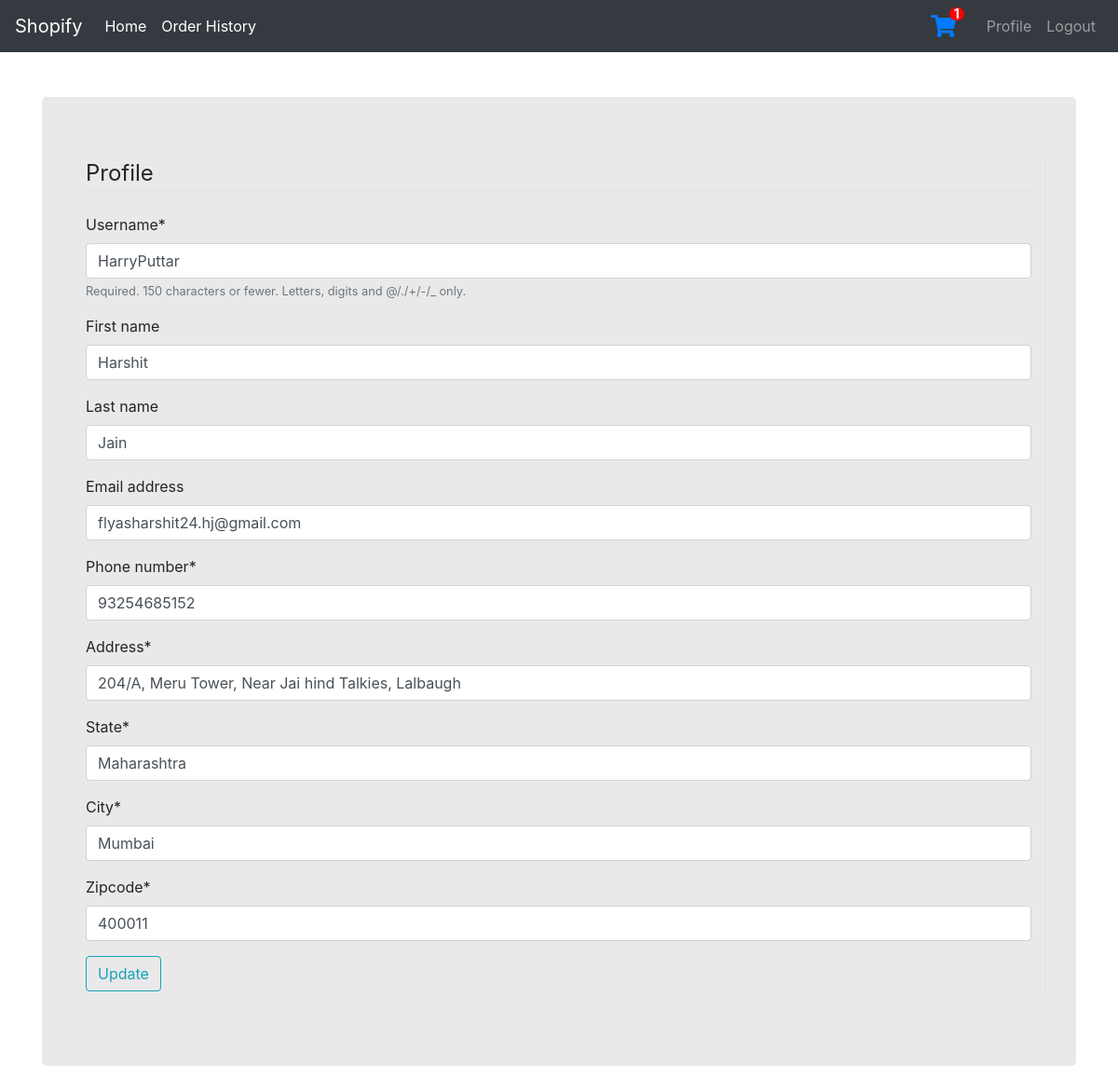
/user/profile (signed in), run on an earlier commit of the app's database.
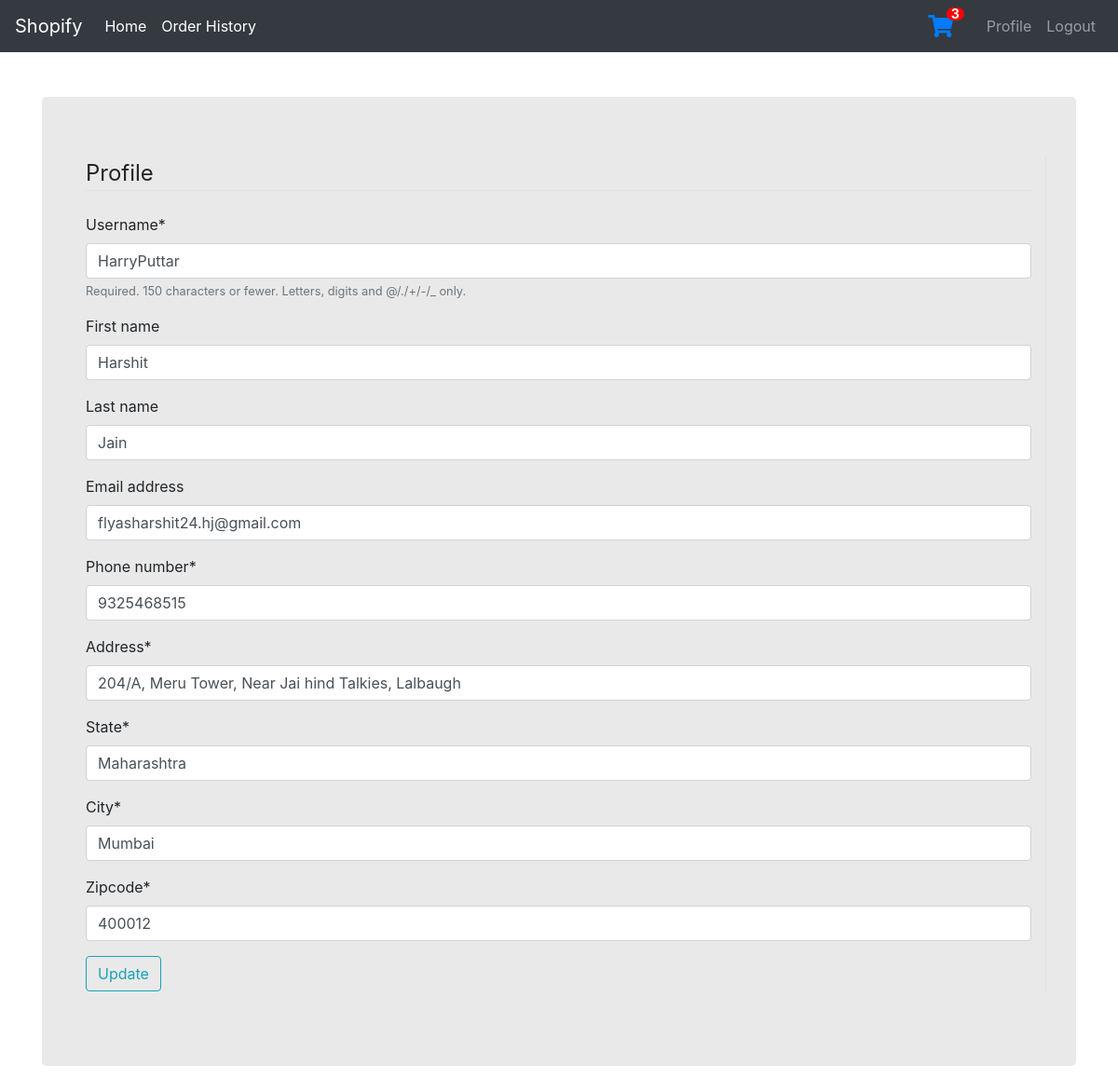
And on a later commit of the database.
### user/models.py (models this page shows, shortened)
class Profile(models.Model):
    user = models.OneToOneField(User, on_delete=models.CASCADE)
    phone_number = models.CharField(max_length=13)
    address = models.CharField(max_length=300)
    city = models.CharField(max_length=100)
    state = models.CharField(max_length=100)
    zipcode = models.CharField(max_length=10)

### user/views.py (the view, shortened to what this page needs)
# urls.py: path('profile', views.profile, name='user-profile'),
@login_required
def profile(request):
    nxt = request.GET.get("next", None)
    if nxt is None:
        if request.method == 'POST':
            u_form = UserUpdateForm(request.POST or None, instance=request.user)
            p_form = ProfileUpdateForm(request.POST or None, instance=request.user.profile)
            if u_form.is_valid() and p_form.is_valid():
                u_form.save()
                p_form.save()
                messages.success(request, "Profile Updated Successfully")
                return redirect('user-profile')
        else:
            u_form = UserUpdateForm(instance=request.user)
            p_form = ProfileUpdateForm(instance=request.user.profile)
        context = {
            'u_form': u_form,
            'p_form': p_form
        }
    return render(request, 'user/profile.html',context)

### user/forms.py
class UserUpdateForm(forms.ModelForm):
    class Meta:
        model = User
        fields = ['username', 'first_name', 'last_name', 'email']

class ProfileUpdateForm(forms.ModelForm):
    phone_number = forms.CharField()
    address = forms.CharField()
    state = forms.CharField()
    city = forms.CharField()
    class Meta:
        model = Profile
        fields = ['phone_number', 'address', 'state', 'city', 'zipcode']

### shop/context_processors.py (called while the page is built)
def cart_processor(request):
    if request.user.is_authenticated:
        cart = Cart.objects.filter(user=request.user, cart_status=False)
        if cart.exists():
            total_items = 0
            for item in cart:
                total_items += item.quantity
            return {
                'total_items': total_items
            }
        else:
            return {
                'total_items': 0
            }
    else:
        return {
            'total_items': 0
        }

### user/templates/user/profile.html (shortened to what this page needs)
{% extends "user/base.html" %}
{% load crispy_forms_tags %}
{% block content %}
<div class="container rounded bg-white mt-5 mb-5">
    <div class="jumbotron" style="background-color: rgb(233, 233, 233);">
    <div class="content-section">
        <div class="col-md-12 border-right">
        <form method='POST' enctype="multipart/form-data">
                <legend class="border-bottom mb-4">Profile</legend>
                 {{ u_form|crispy }}
                 {{ p_form|crispy }}
            <div class="form-group">
                <button class="btn btn-outline-info" name="next" value="{{ request.GET.next }" type="submit">Update</button>
            </div>
        </form>
    </div>
</div>
</div>
</div>
{% endblock content %}

What changed in the data, as far as the page shows it:
changed Profile "204/A, Meru Tower, Near Jai hind Talkies, Lalbaugh": phone_number "93254685152" → "9325468515"; zipcode "400011" → "400012"
Also different on the page:
{{ total_items }}: "1" → "3"
